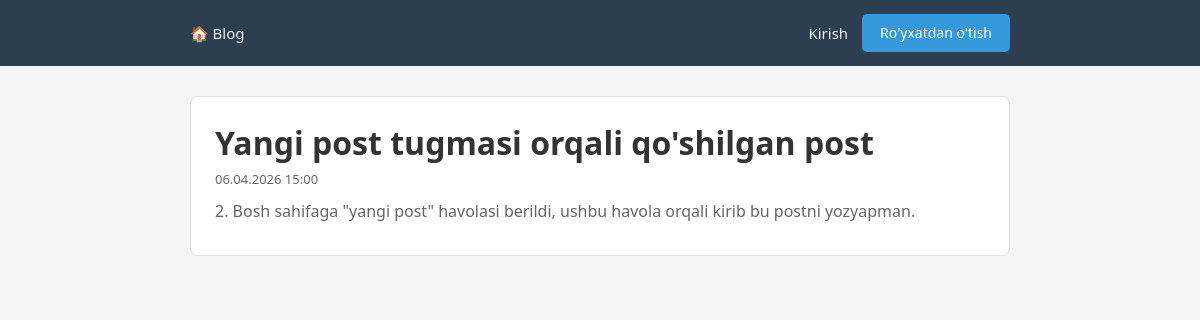
The page /posts/9/ on the database its author committed.
### posts/models.py (models this page shows, shortened)
class Post(models.Model):
    title      = models.CharField(max_length=200)
    slug       = models.SlugField(max_length=200, unique=True, blank=True)
    content    = models.TextField()
    image      = models.ImageField(upload_to='post_images/', blank=True, null=True)
    created_at = models.DateTimeField(auto_now_add=True)
    updated_at = models.DateTimeField(auto_now=True)
    published  = models.BooleanField(default=False)
    class Meta:
        ordering = ['-created_at']

### posts/views.py (the view)
class PostDetailView(DetailView):
    model         = Post
    template_name = 'posts/detail.html'
    context_object_name = 'post'

### templates/posts/detail.html (shortened to what this page needs)
{% extends 'base.html' %}
{% block content %}
<div class="post-card">
    <h1>{{ post.title }}</h1>
    <p class="post-meta">{{ post.created_at|date:"d.m.Y H:i" }}</p>
    <p>{{ post.content }}</p>
</div>
{% endblock %}

### static/css/style.css (style rules this page uses)
* { margin: 0; padding: 0; box-sizing: border-box; }
body { font-family: 'Segoe UI', sans-serif; background: #f5f5f5; color: #333; line-height: 1.6; }
.post-card { background: white; border-radius: 8px; padding: 20px 24px; margin-bottom: 16px; border: 1px solid #e0e0e0; }
.post-card p { color: #666; margin-bottom: 10px; }
.post-meta { font-size: 13px; color: #999; }

### rows shown on the page
Post: title "Yangi post tugmasi orqali qo'shilgan post", created_at "06.04.2026 15:00", content "2. Bosh sahifaga \"yangi post\" havolasi berildi, ushbu havola orqali kirib bu postni yozyapman."
